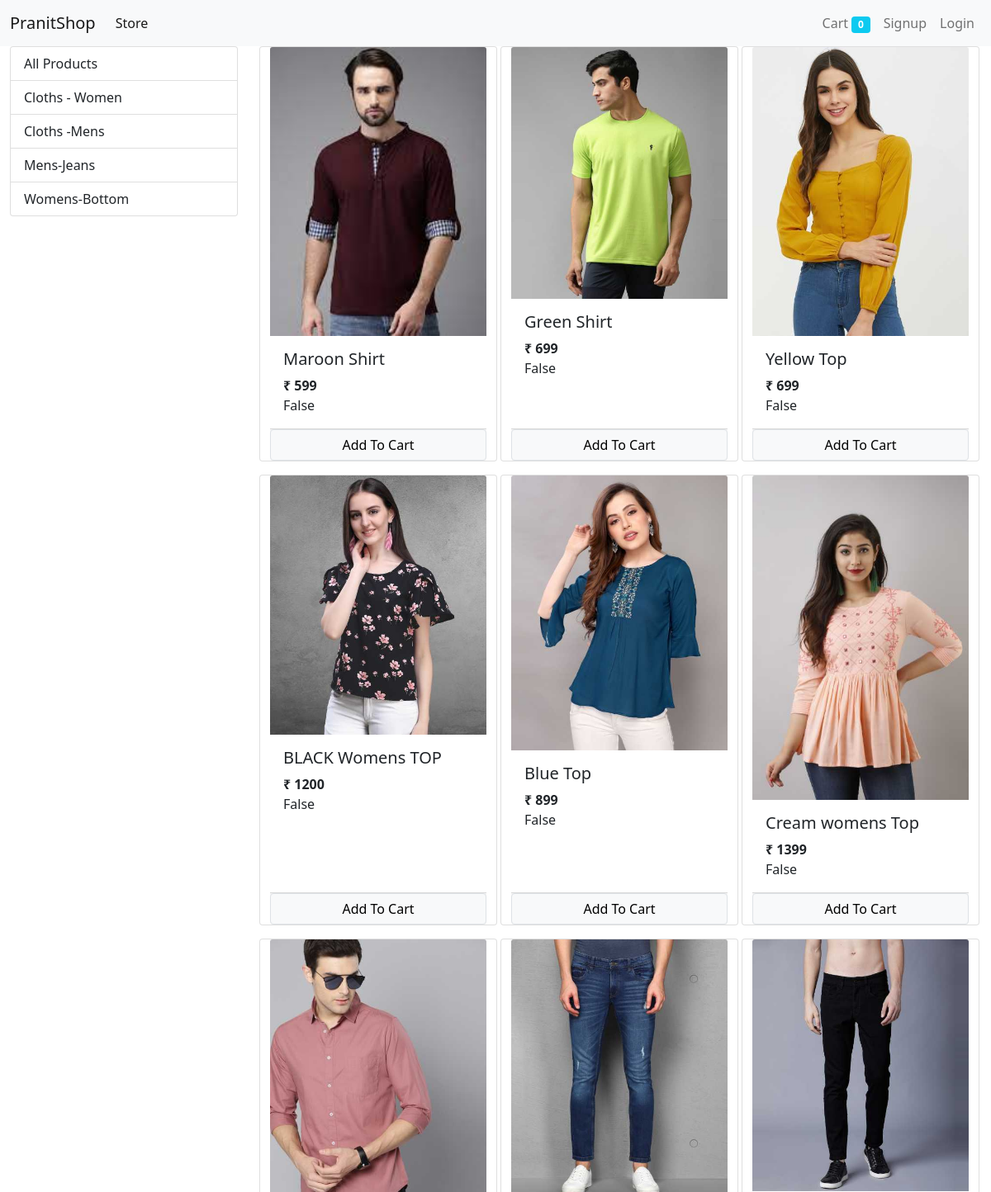
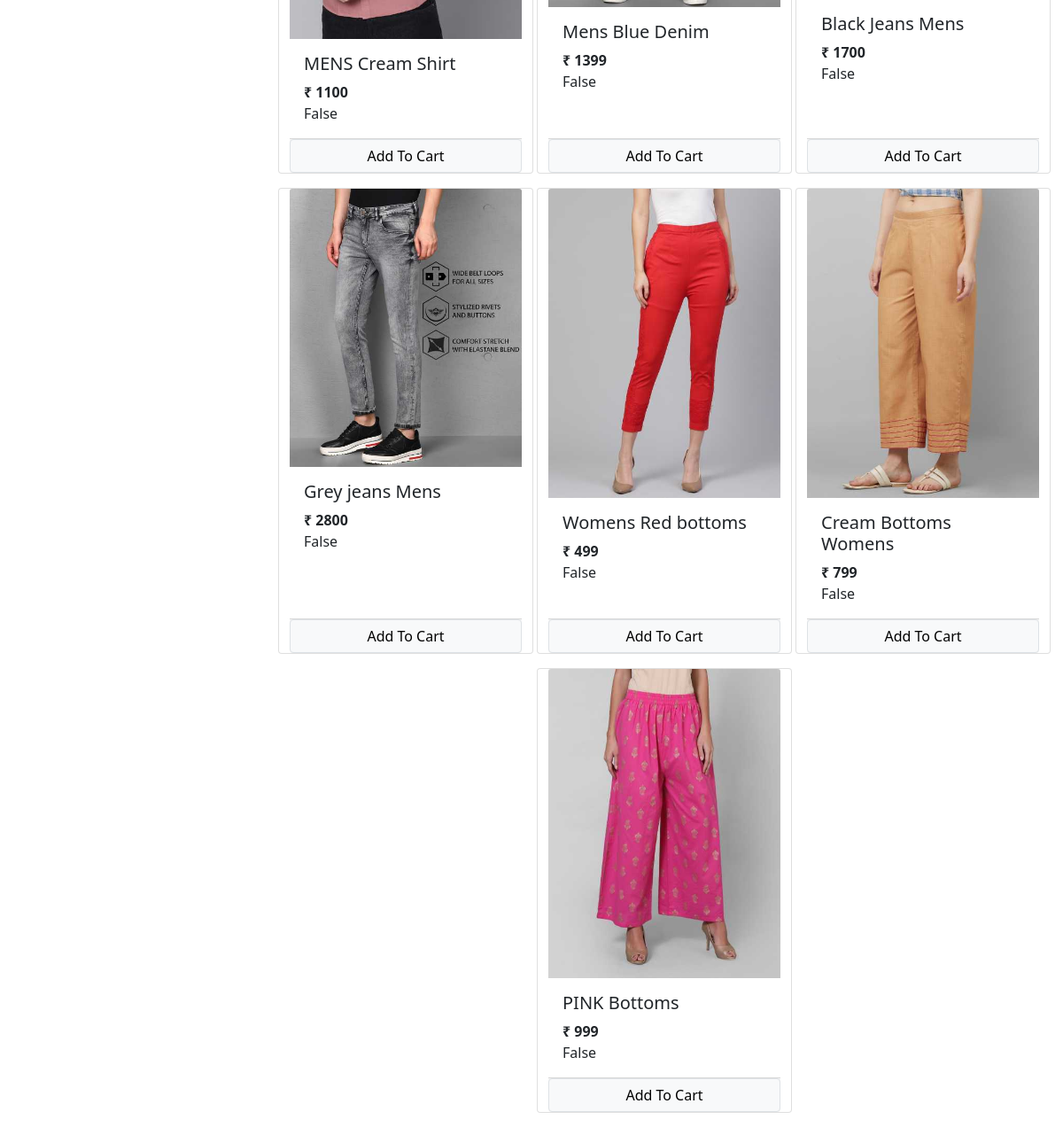
The page / on the database its author committed (2 pictures, top to bottom).
### store/models.py (models this page shows, shortened)
class Category(models.Model):
    name=models.CharField( max_length=50)
    @staticmethod
    def get_all_categories():
        return Category.objects.all()

class Product(models.Model):
    name=models.CharField(max_length=50)
    price=models.IntegerField(default=0)
    category=models.ForeignKey("store.Category",on_delete=models.CASCADE,default=1)
    description=models.CharField( max_length=200)
    image=models.ImageField(upload_to='uploads/products/')
    @staticmethod
    def get_all_product():
        return Product.objects.all()

### store/views.py (the view, shortened to what this page needs)
# urls.py: path('',views.Index.as_view() ,name='homepage'),
class Index(View):
    def get(self,request):
        cart=request.session.get('cart')
        if not cart:
            request.session['cart']={}
        product = None
        categories = Category.get_all_categories()
        category_id=request.GET.get('category')
        if category_id:
            product=Product.get_all_product_by_categoryid(category_id)
        else:
            product=Product.get_all_product()
        data={'products': product , 'categories': categories}
        print('you are :',request.session.get('email'))
        return render(request,'store/index.html',data )

### store/templatetags/cart.py (called while the page is built)
@register.filter(name="is_in_cart")
def is_in_cart(product,cart):
    keys=cart.keys()
    for id in keys:
        if int(id)==product.id:
            return True
    return False

### store/templatetags/custom_filter.py (called while the page is built)
@register.filter(name="currency")
def currency(number):
    return "₹ "+ str(number)

### store/templates/store/index.html (shortened to what this page needs)
{% extends "store/base.html" %}
{% block content %}
{% load cart %}
{% load custom_filter %}
<div class="container-fluid">
  <div class="row">
    <div class="col-lg-3 mx-auto">
      <div class="list-group">
        <a href="/" class="list-group-item list-group-item-action ">All Products</a>
        {% for category in categories %}
        <a href="/?category={{category.id}}" class="list-group-item list-group-item-action ">{{category.name}}</a>
        {% endfor %}
      </div>
    </div>
    <div id="Products" class="col-lg-9 mx-auto">
      <div class="mx-auto row">
        {% for product in products %}
          <div class="mx-auto card mb-3" id="{{product.id}}" style="width: 18rem;">
            <img src="{{product.image.url}}" class="card-img-top" alt="Product">
            <div class="card-body">
              <h5 class="card-title">{{product.name}}</h5>
              <p class="card-text"> <b>{{product.price|currency}}</b></p>
              {{product | is_in_cart:request.session.cart}}
            </div>
            <div class="card-footer p-0  ">
              {% if product|is_in_cart:request.session.cart %}
              <div class="row no-gutters" >
                <form action="/#{{product.id}}" class="col-3 " method="post">
                  {% csrf_token %}
                  <input hidden type="text"  name="product" value="{{product.id}}">
                  <input hidden type="text"  name="remove" value="True">
                  <input type="submit" value=" - " class=" btn btn-block btn-secondary">
                </form>
                <div class="text-center col">{{product|cart_quantity:request.session.cart}} in Cart</div>
                <form action="/#{{product.id}}" class="col-3 " method="post">
                  {% csrf_token %}
                  <input hidden type="text"  name="product" value="{{product.id}}">
                  <input type="submit" value=" + " class=" btn btn-block btn-secondary">
                </form>
              </div>
              {% else %}
              <form action="/#{{product.id}}" method="POST" class="btn-block">
                <input href="#" type="submit" class="float-right btn btn-light border form-control" value="Add To Cart">
              </form>
              {% endif %}
            </div>
          </div>
        {% endfor %}
        </div>
    </div>
    </div>
</div>
{% endblock content %}

### store/templates/store/base.html (shortened to what this page needs)
<!doctype html>
<html lang="en">
  <head>
    <link href="https://cdn.jsdelivr.net/npm/bootstrap@5.0.2/dist/css/bootstrap.min.css" rel="stylesheet">
  </head>
  <body>
    <nav class="navbar navbar-expand-lg navbar-light bg-light">
      <div class="container-fluid">
        <a class="navbar-brand" href="/">PranitShop</a>
        <div class="collapse navbar-collapse" id="navbarSupportedContent">
          <ul class="navbar-nav me-auto mb-2 mb-lg-0">
            <li class="nav-item">
              <a class="nav-link active" aria-current="page" href="#">Store</a>
            </li>
          </ul>
          <ul class="navbar-nav  my-2 my-lg-0">
          <li class="nav-item">
              <a class="nav-link " aria-current="page" href="/cart">Cart
              <span class="badge bg-info">{{request.session.cart.keys|length}}</span>
              </a>
            </li>
          {% if request.session.customer %}
            <li class="nav-item dropdown">
              <a class="nav-link dropdown-toggle" href="#" id="navbarDropdown" role="button" data-bs-toggle="dropdown" aria-expanded="false">
                Profile
              </a>
              <ul class="dropdown-menu" aria-labelledby="navbarDropdown">
                <li><a class="dropdown-item" href="#">Action</a></li>
                <li><a class="dropdown-item" href="#">Another action</a></li>
                <li><hr class="dropdown-divider"></li>
                <li><a class="dropdown-item" href="#">Something else here</a></li>
              </ul>
            </li>
            <li class="nav-item">
              <a class="nav-link " aria-current="page" href="/orders">Orders</a>
            </li>
            <li class="nav-item">
              <a class="nav-link " aria-current="page" href="/logout">Logout</a>
            </li>
            {% else %}
            <li class="nav-item">
              <a class="nav-link " aria-current="page" href="/signup">Signup</a>
            </li>
            <li class="nav-item">
              <a class="nav-link " aria-current="page" href="/login">Login</a>
            </li>
            {% endif %}
          </ul>
        </div>
      </div>
    </nav>
{% block content %} {% endblock content %}
  </body>
</html>

### rows shown on the page
Category: name "Cloths - Women"
Category: name "Cloths -Mens"
Category: name "Mens-Jeans"
Category: name "Womens-Bottom"
Product: image (picture), name "Maroon Shirt", price "₹ 599", session "False"
Product: image (picture), name "Green Shirt", price "₹ 699", session "False"
Product: image (picture), name "Yellow Top", price "₹ 699", session "False"
Product: image (picture), name "BLACK Womens TOP", price "₹ 1200", session "False"
Product: image (picture), name "Blue Top", price "₹ 899", session "False"
Product: image (picture), name "Cream womens Top", price "₹ 1399", session "False"
Product: image (picture), name "MENS Cream Shirt", price "₹ 1100", session "False"
Product: image (picture), name "Mens Blue Denim", price "₹ 1399", session "False"
Product: image (picture), name "Black Jeans Mens", price "₹ 1700", session "False"
Product: image (picture), name "Grey jeans Mens", price "₹ 2800", session "False"
Product: image (picture), name "Womens Red bottoms", price "₹ 499", session "False"
Product: image (picture), name "Cream Bottoms Womens", price "₹ 799", session "False"
Product: image (picture), name "PINK Bottoms", price "₹ 999", session "False"

### other values the page prints
{{ request.session.cart.keys|length }} "0"
